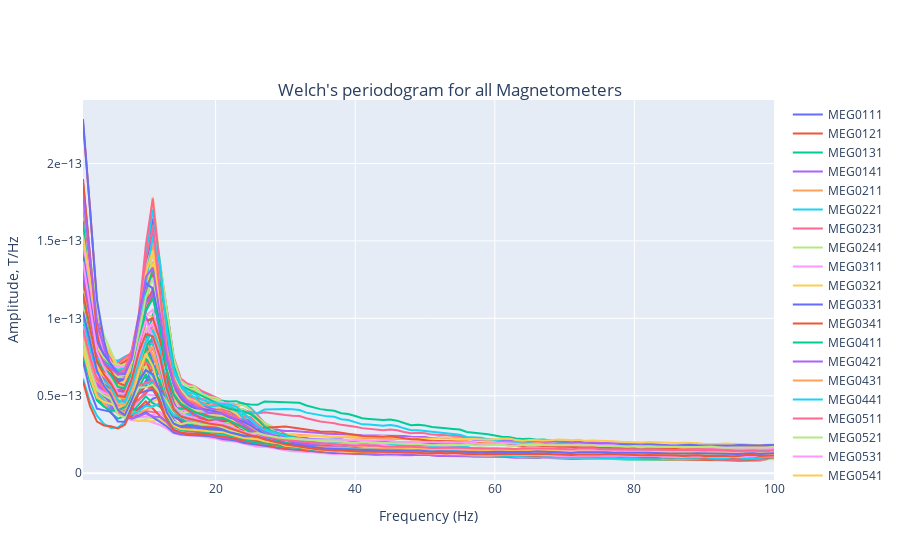

The notebook cell saved with this chart:
### Code cell
#%% TRY TO SAVE DERIVATIVE FROM BIDS DATASET HERE:
config_file_name = 'settings.ini'
make_derivative_html(config_file_name)
